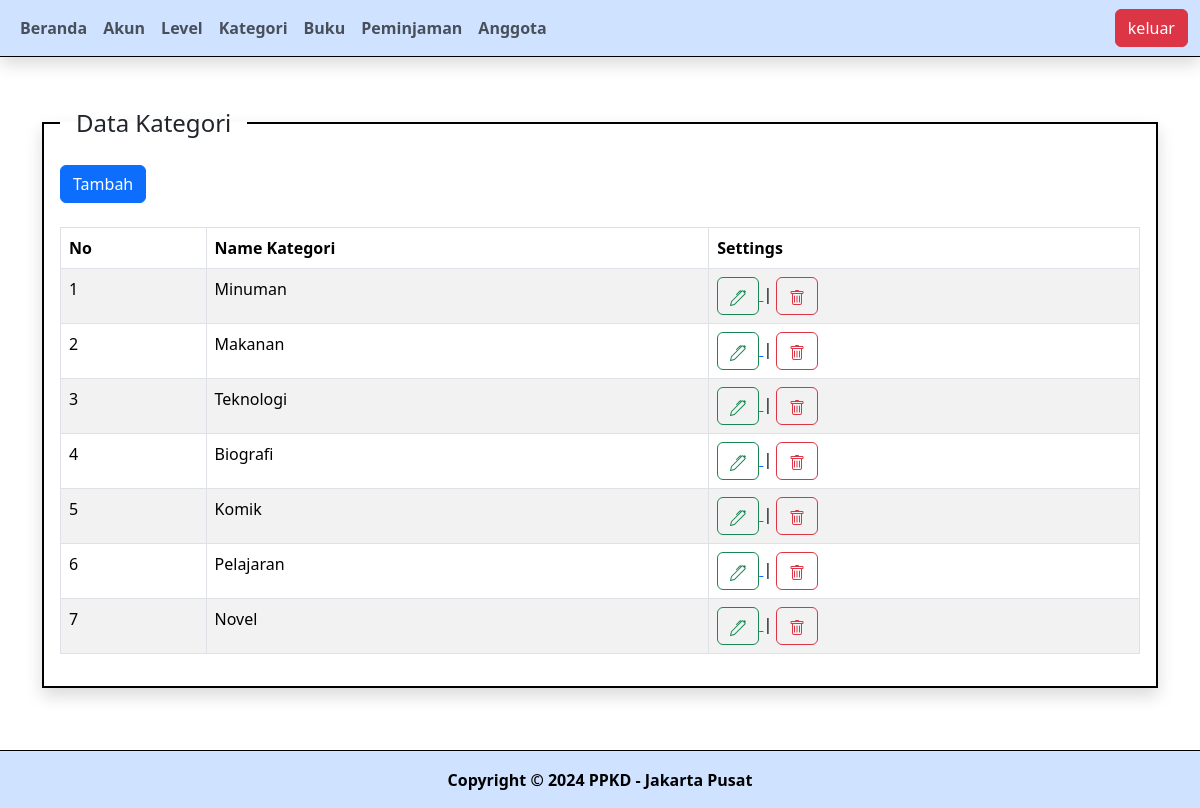
Page /index.php?pg=category (signed in) on the committed database.
### tables this page shows
CREATE TABLE `categories` (
  `id` int(11) NOT NULL,
  `category_name` varchar(255) NOT NULL,
  `created_at` timestamp NOT NULL DEFAULT current_timestamp(),
  `updated_at` timestamp NOT NULL DEFAULT current_timestamp()
);

### content/category.php (the view, shortened to what this page needs)
<?php
$queryCategory = mysqli_query($connection, "SELECT * FROM categories ORDER BY id DESC");
?>
<div class="mt-5 container">
  <div class="row">
    <div class="col-md-12">
      <fieldset class="border border-black border-2 p-3 shadow">
        <legend class="float-none w-auto px-3">Data Kategori</legend>
        <div class="button-action">
          <a href="?pg=add-category" class="btn btn-primary">Tambah</a>
        </div>
        <br>
        <div class="table-responsive">
          <table class="table table-bordered table-striped table-hover">
            <thead>
              <tr>
                <th>No</th>
                <th>Name Kategori</th>
                <th>Settings</th>
              </tr>
            </thead>
            <tbody>
              <?php
              $no = 1;
              while ($rowCategory = mysqli_fetch_assoc($queryCategory)) {
              ?>
              <tr>
                <td><?php echo $no++ ?></td>
                <td><?php echo $rowCategory['category_name'] ?></td>
                <td>
                  <a href="?pg=add-category&edit=<?php echo $rowCategory['id'] ?>">
                    <button class="btn btn-outline-success">
                    </button>
                  </a>
                  |
                  <a onclick="return confirm ('Apakah anda yakin akan menghapus data ini?')"
                    href="?pg=add-category&delete=<?php echo $rowCategory['id'] ?>">
                    <button class="btn btn-outline-danger">
                    </button>
                  </a>
                </td>
                <?php }; ?>
              </tr>
            </tbody>
          </table>
        </div>
      </fieldset>
    </div>
  </div>
</div>

### rows in the picture
categories: category_name "Minuman"
categories: category_name "Makanan"
categories: category_name "Teknologi"
categories: category_name "Biografi"
categories: category_name "Komik"
categories: category_name "Pelajaran"
categories: category_name "Novel"
